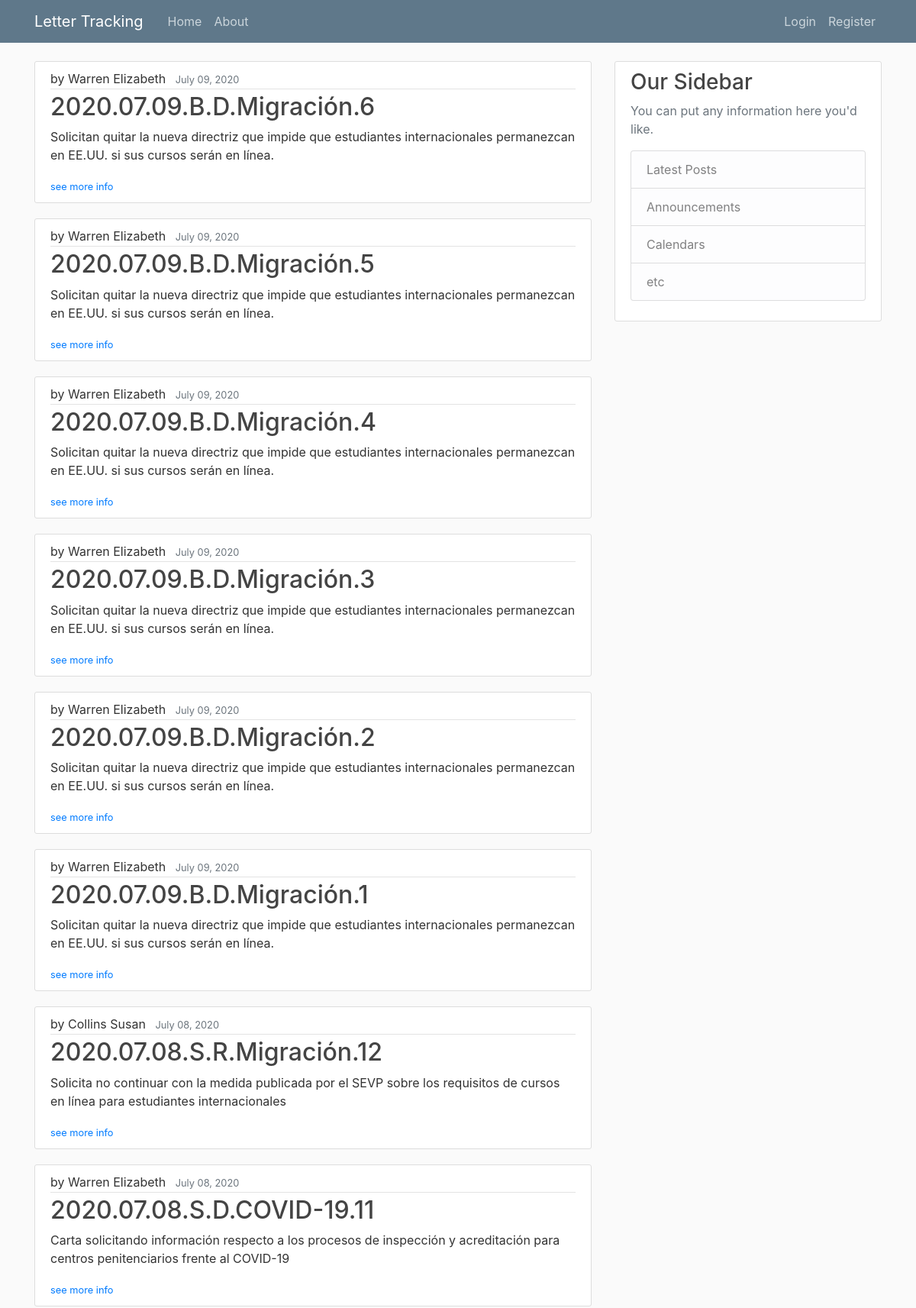
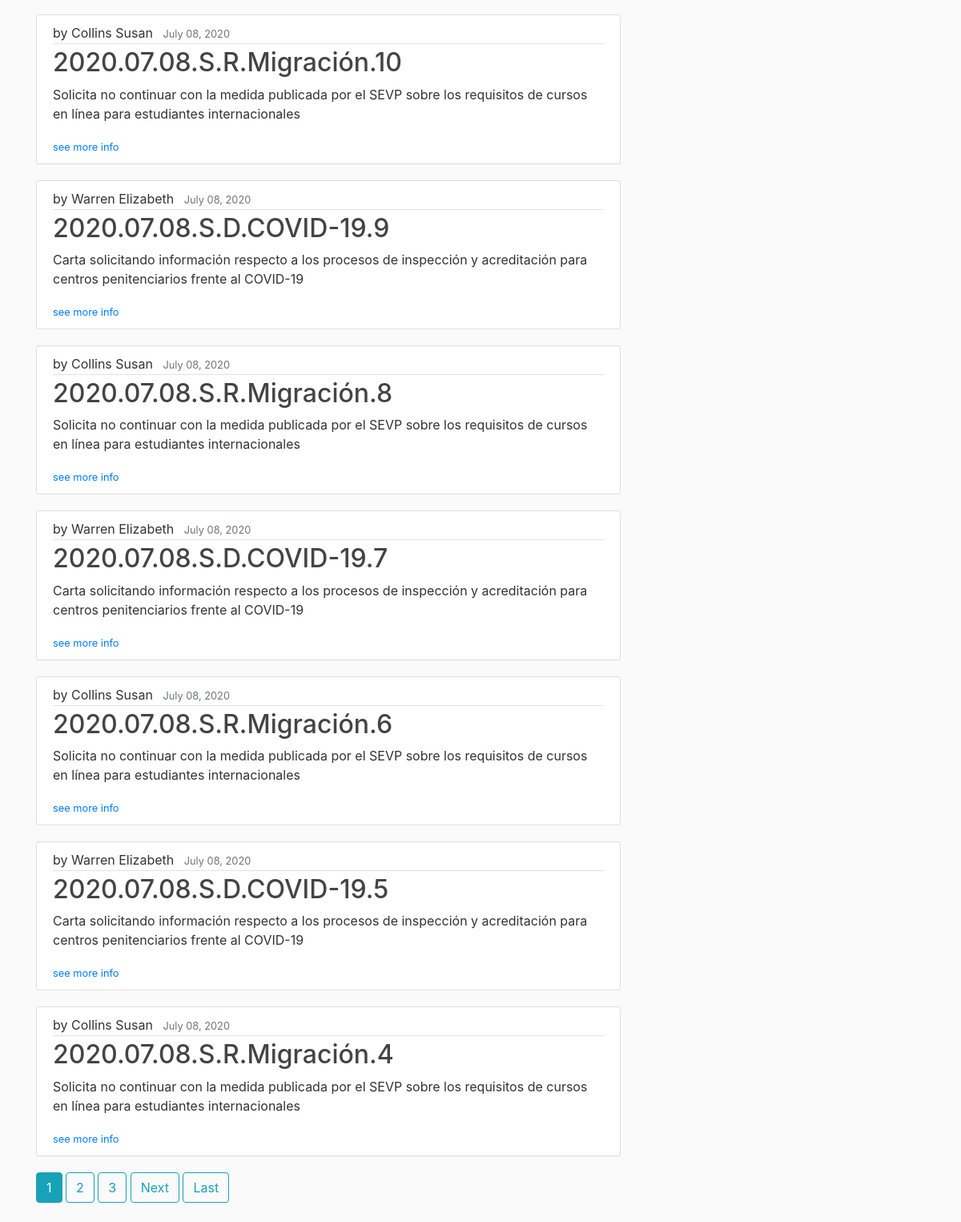
/, run on an earlier commit of the app's database (2 pictures, top to bottom).
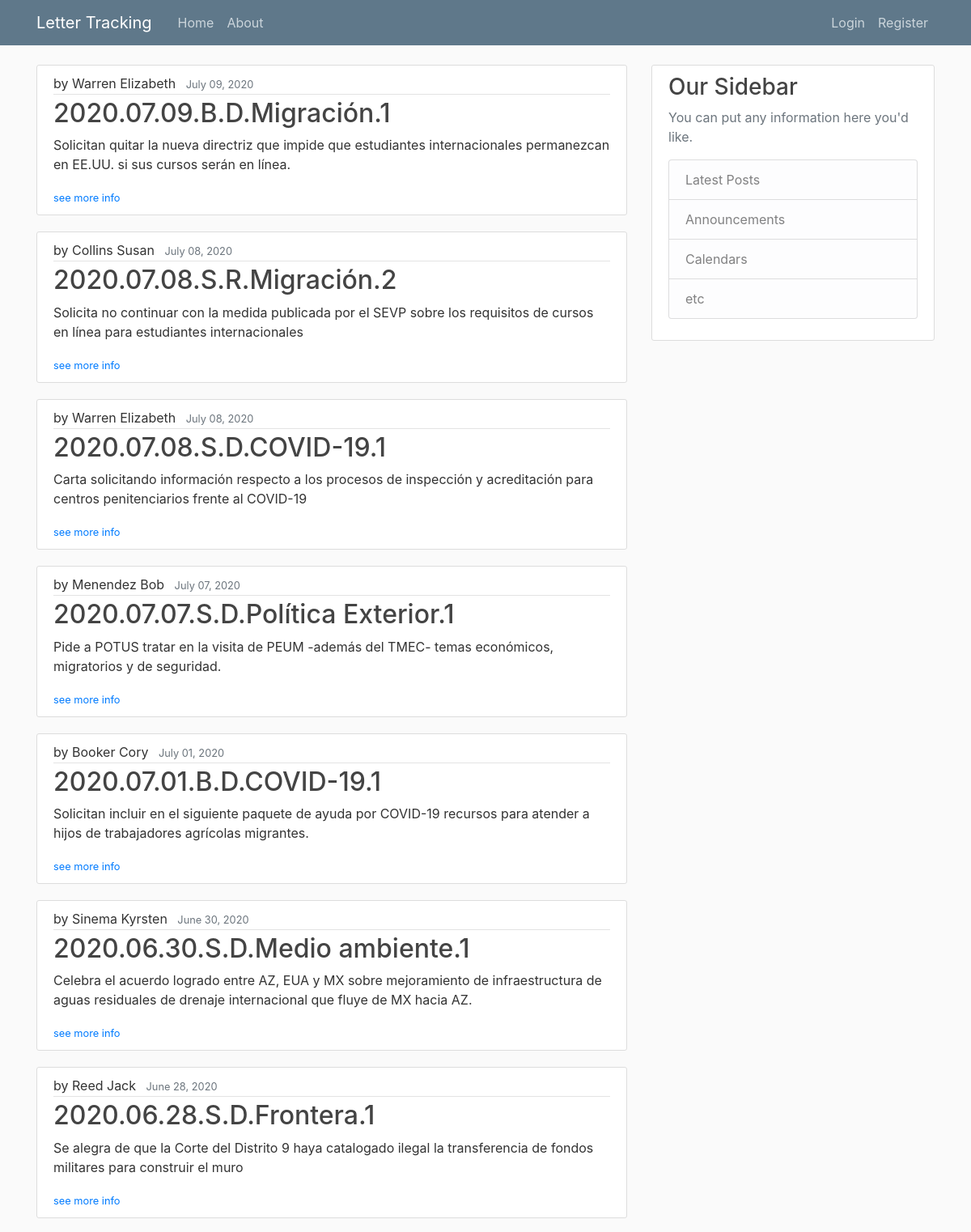
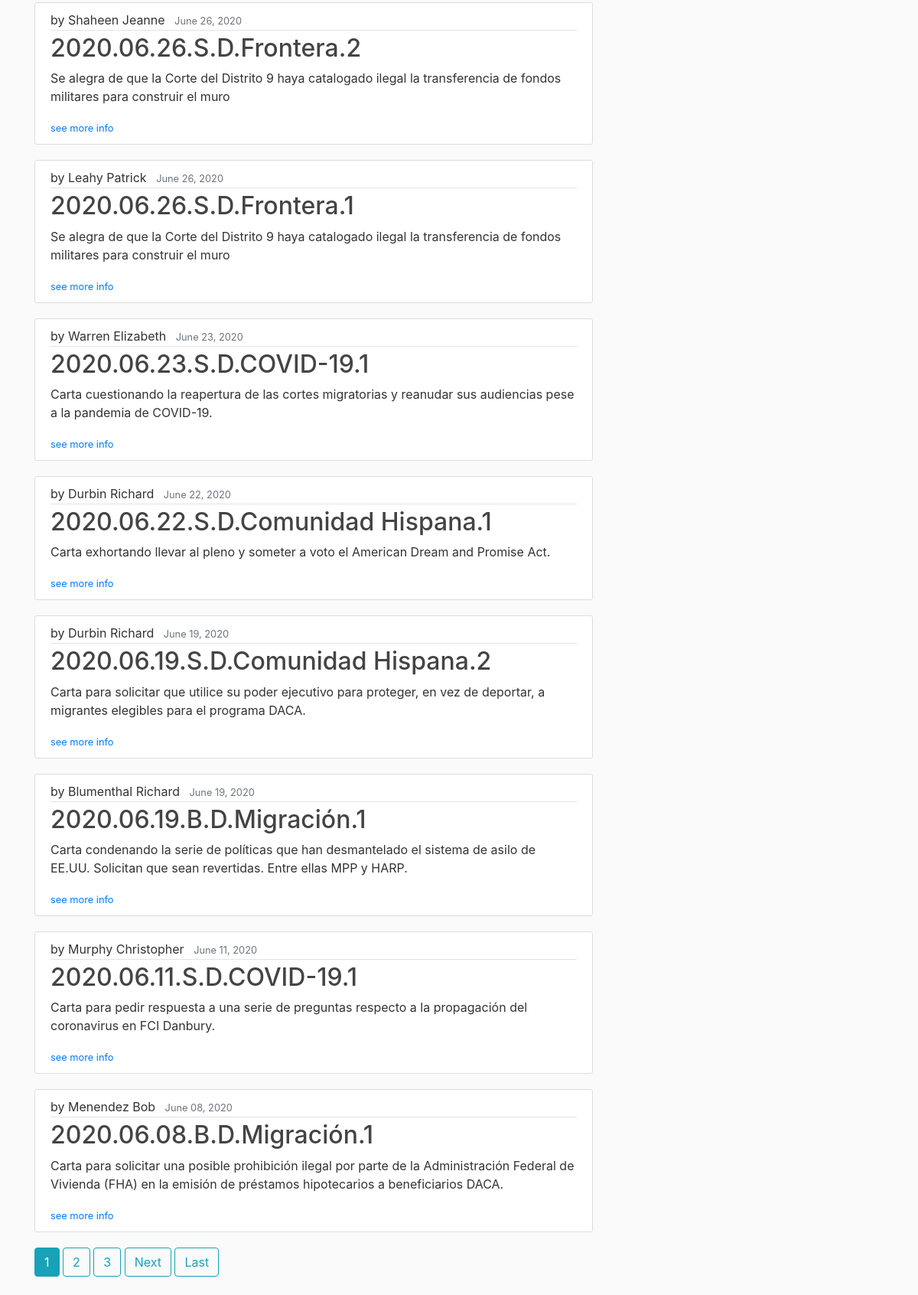
And on a later commit of the database (2 pictures, top to bottom).
### letter_tracking/models.py (models this page shows, shortened)
class Letter(models.Model):
    class PolParties(models.TextChoices):
        D = 'D', _('Democrat')
        R = 'R', _('Republican')
        I = 'I', _('Independent')
    class RepSen(models.TextChoices):
        REP = 'Rep.', _('Representative')
        SEN = 'Sen.', _('Senator')
    class Chamber(models.TextChoices):
        BI = 'B', _('Bicameral')
        S = 'S', _('Senado')
        C = 'C', _('Congreso')
    class Statements(models.TextChoices):
        Carta = 'Carta'
        Consulta = 'Consulta'
        Declaracion = 'Declaración'
    class Support(models.TextChoices):
        rep = 'Republicano', _('Republican')
        dem = 'Demócrata', _('Democrat')
        bi= 'Bipartidista', _('Bipartisan')
    class Sentiment(models.TextChoices):
        Pos = 1, _('Positive')
        Neut = 2, _('Neutral')
        Neg = 3, _('Negative')
    class Dummy(models.TextChoices):
        y = 1, _('Yes')
        n = 0, _('No')
    topic = models.CharField(max_length=25)
    specific_topic = models.CharField(max_length=100)
    date = models.DateTimeField(help_text="Enter dates in <em>MM/DD/YYYY</em> format")
    kind_of_statement = models.CharField(max_length=15,
                                        choices=Statements.choices)
    description = models.TextField(verbose_name=_('Short Description'))
    positive_MX = models.CharField(max_length=8,
                                    choices=Sentiment.choices,
                                    verbose_name=_('Positive for Mexico?'))
    MX_mentioned = models.CharField(max_length=3,
                                    choices=Dummy.choices,
                                    verbose_name=_('Was Mexico directly mentioned?'))
    recipient = models.CharField(max_length=50, verbose_name=_('Recipient(s)'))
    chamber = models.CharField(max_length=9,
                                 choices=Chamber.choices,
                                 verbose_name=_('Letter\'s Chamber of Origin'))
    kind_statement_party = models.CharField(max_length=12,
                                            choices=Support.choices)
    legislator = models.CharField(max_length=60,
                                 verbose_name=_('Legislator Name'),
                                 help_text=
                                 "Names are displayed in <em>Last Name, First Name</em> format")
    cosigners = models.CharField(max_length=500)
    party = models.CharField(max_length=11,
                            choices=PolParties.choices)
    rep_or_sen = models.CharField(max_length=4,
                                 choices=RepSen.choices,
                                 verbose_name=_('Representative or Senator'))
    caucus = models.CharField(max_length=100)
    link = models.URLField("Letter URL")
    date_posted = models.DateTimeField(default=timezone.now)
    posted_by = models.ForeignKey(User,
                                 on_delete=models.SET_NULL, null=True)
    comments =  models.TextField(default='N/a')
    action = models.CharField(max_length=100)
    notice_num = models.CharField(max_length=30,
                                verbose_name=_('If a notice was sent, specify the number'),
                                default='N/a')
    choices_ = [('one', 'ONE'), ('two', 'TWO')]
    @property
    def consecutive_number(self):
        daily_order = list(Letter.objects.filter(date=self.date).order_by('date'))
        return daily_order.index(self) + 1
    @property
    def title(self):
        return str(self.date)[:10].replace('-', '.') + '.' + str(self.chamber)[0] +\
                '.' + str(self.party) + '.' + str(self.topic) + '.' + str(self.consecutive_number)

### letter_tracking/views.py (the view)
# urls.py: path('', LetterListView.as_view(), name='letter_tracking-home'),
class LetterListView(ListView):
    model = Letter
    template_name = 'letter_tracking/home.html'
    context_object_name = 'letters'
    ordering = ['-date', '-date_posted']
    paginate_by = 15

### letter_tracking/templates/letter_tracking/home.html (shortened to what this page needs)
{%extends "letter_tracking/base.html" %}
{% block content %}
    {% for letter in letters %}
        <article class="media content-section">
            <div class="media-body">
                <div class="article-metadata">
                    <a class="mr-2" >by {{ letter.legislator }}</a>
                    <small class="text-muted">{{ letter.date | date:"F d, Y" }}</small>
                </div>
                <h2><a class="article-title">{{ letter.title }}</a></h2>
                <p class="article-content">{{ letter.description }}</p>
                <div> <small> <a  href="{% url 'letter-detail' letter.id%}">see more info</a></small></div>
            </div>
        </article>
    {% endfor %}
    {% if is_paginated %}
        {% for num in page_obj.paginator.page_range %}
            {% if page_obj.number == num %}
                <a class="btn btn-info mb-4" href="?page={{ num }}">{{ num }}</a>
            {% elif num > page_obj.number|add:'-3' and num < page_obj.number|add:'3' %}
                <a class="btn btn-outline-info mb-4" href="?page={{ num }}">{{ num }}</a>
            {% endif %}
        {% endfor %}
        {% if page_obj.has_next %}
            <a class="btn btn-outline-info mb-4" href="?page={{ page_obj.next_page_number }}">Next</a>
            <a class="btn btn-outline-info mb-4" href="?page={{ page_obj.paginator.num_pages }}">Last</a>
        {% endif %}
    {% endif %}
{% endblock content %}

### letter_tracking/templates/letter_tracking/base.html (shortened to what this page needs)
{% load static %}
<!DOCTYPE html>
<html>
    <head>
        <link rel="stylesheet" href="https://maxcdn.bootstrapcdn.com/bootstrap/4.0.0/css/bootstrap.min.css">
        <link rel="stylesheet" type="text/css" href=" {% static 'letter_tracking/main.css' %}">
    </head>
    <body>
    <header class="site-header">
        <nav class="navbar navbar-expand-md navbar-dark bg-steel fixed-top">
            <div class="container">
                <a class="navbar-brand mr-4" href="{% url 'letter_tracking-home'%}">Letter Tracking</a>
                <div class="collapse navbar-collapse" id="navbarToggle">
                    <div class="navbar-nav mr-auto">
                        <a class="nav-item nav-link" href="{% url 'letter_tracking-home'%}">Home</a>
                        <a class="nav-item nav-link" href="{% url 'letter_tracking-about'%}">About</a>
                    </div>
                    <div class="navbar-nav">
                        {% if user.is_authenticated %}
                            <a class="nav-item nav-link" href="{% url 'letter-create' %}">New Letter</a>
                            <a class="nav-item nav-link" href="{% url 'profile' %}">Profile</a>
                            <a class="nav-item nav-link" href="{% url 'logout' %}">Logout</a>
                        {% else %}
                            <a class="nav-item nav-link" href="{% url 'login' %}">Login</a>
                            <a class="nav-item nav-link" href="{% url 'register' %}">Register</a>
                        {% endif %}
                    </div>
                </div>
            </div>
        </nav>
    </header>
    <main role="main" class="container">
        <div class="row">
        <div class="col-md-8">
            {% block content %}{% endblock %}
        </div>
        <div class="col-md-4">
            <div class="content-section">
            <h3>Our Sidebar</h3>
            <p class='text-muted'>You can put any information here you'd like.
                <ul class="list-group">
                <li class="list-group-item list-group-item-light">Latest Posts</li>
                <li class="list-group-item list-group-item-light">Announcements</li>
                <li class="list-group-item list-group-item-light">Calendars</li>
                <li class="list-group-item list-group-item-light">etc</li>
                </ul>
            </p>
            </div>
        </div>
        </div>
    </main>
    </body>
</html>

### letter_tracking/static/letter_tracking/main.css (style rules this page uses)
body { background: #fafafa; color: #333333; margin-top: 5rem; }
h1, h2, h3, h4, h5, h6 { color: #444444; }
ul { margin: 0; }
.bg-steel { background-color: #5f788a; }
.site-header .navbar-nav .nav-link { color: #cbd5db; }
.content-section { background: #ffffff; padding: 10px 20px; border: 1px solid #dddddd; border-radius: 3px; margin-bottom: 20px; }
.article-title { color: #444444; }
.article-content { white-space: pre-line; }
.article-metadata { padding-bottom: 1px; margin-bottom: 4px; border-bottom: 1px solid #e3e3e3 }

What changed in the data, as far as the page shows it:
removed Letter: legislator "Warren Elizabeth", date "July 09, 2020", title "2020.07.09.B.D.Migración.6", description "Solicitan quitar la nueva directriz que impide que estudiantes internacionales permanezcan en EE.UU. si sus cursos serán en línea."
removed Letter: legislator "Warren Elizabeth", date "July 09, 2020", title "2020.07.09.B.D.Migración.5", description "Solicitan quitar la nueva directriz que impide que estudiantes internacionales permanezcan en EE.UU. si sus cursos serán en línea."
removed Letter: legislator "Warren Elizabeth", date "July 09, 2020", title "2020.07.09.B.D.Migración.4", description "Solicitan quitar la nueva directriz que impide que estudiantes internacionales permanezcan en EE.UU. si sus cursos serán en línea."
removed Letter: legislator "Warren Elizabeth", date "July 09, 2020", title "2020.07.09.B.D.Migración.3", description "Solicitan quitar la nueva directriz que impide que estudiantes internacionales permanezcan en EE.UU. si sus cursos serán en línea."
removed Letter: legislator "Warren Elizabeth", date "July 09, 2020", title "2020.07.09.B.D.Migración.2", description "Solicitan quitar la nueva directriz que impide que estudiantes internacionales permanezcan en EE.UU. si sus cursos serán en línea."
removed Letter: legislator "Collins Susan", date "July 08, 2020", title "2020.07.08.S.R.Migración.12", description "Solicita no continuar con la medida publicada por el SEVP sobre los requisitos de cursos en línea para estudiantes internacionales"
removed Letter: legislator "Warren Elizabeth", date "July 08, 2020", title "2020.07.08.S.D.COVID-19.11", description "Carta solicitando información respecto a los procesos de inspección y acreditación para centros penitenciarios frente al COVID-19"
removed Letter: legislator "Collins Susan", date "July 08, 2020", title "2020.07.08.S.R.Migración.10", description "Solicita no continuar con la medida publicada por el SEVP sobre los requisitos de cursos en línea para estudiantes internacionales"
removed Letter: legislator "Warren Elizabeth", date "July 08, 2020", title "2020.07.08.S.D.COVID-19.9", description "Carta solicitando información respecto a los procesos de inspección y acreditación para centros penitenciarios frente al COVID-19"
removed Letter: legislator "Collins Susan", date "July 08, 2020", title "2020.07.08.S.R.Migración.8", description "Solicita no continuar con la medida publicada por el SEVP sobre los requisitos de cursos en línea para estudiantes internacionales"
removed Letter: legislator "Warren Elizabeth", date "July 08, 2020", title "2020.07.08.S.D.COVID-19.7", description "Carta solicitando información respecto a los procesos de inspección y acreditación para centros penitenciarios frente al COVID-19"
removed Letter: legislator "Collins Susan", date "July 08, 2020", title "2020.07.08.S.R.Migración.6", description "Solicita no continuar con la medida publicada por el SEVP sobre los requisitos de cursos en línea para estudiantes internacionales"
removed Letter: legislator "Warren Elizabeth", date "July 08, 2020", title "2020.07.08.S.D.COVID-19.5", description "Carta solicitando información respecto a los procesos de inspección y acreditación para centros penitenciarios frente al COVID-19"
removed Letter: legislator "Collins Susan", date "July 08, 2020", title "2020.07.08.S.R.Migración.4", description "Solicita no continuar con la medida publicada por el SEVP sobre los requisitos de cursos en línea para estudiantes internacionales"
added Letter: legislator "Collins Susan", date "July 08, 2020", title "2020.07.08.S.R.Migración.2", description "Solicita no continuar con la medida publicada por el SEVP sobre los requisitos de cursos en línea para estudiantes internacionales"
added Letter: legislator "Warren Elizabeth", date "July 08, 2020", title "2020.07.08.S.D.COVID-19.1", description "Carta solicitando información respecto a los procesos de inspección y acreditación para centros penitenciarios frente al COVID-19"
added Letter: legislator "Menendez Bob", date "July 07, 2020", title "2020.07.07.S.D.Política Exterior.1", description "Pide a POTUS tratar en la visita de PEUM -además del TMEC- temas económicos, migratorios y de seguridad."
added Letter: legislator "Booker Cory", date "July 01, 2020", title "2020.07.01.B.D.COVID-19.1", description "Solicitan incluir en el siguiente paquete de ayuda por COVID-19 recursos para atender a hijos de trabajadores agrícolas migrantes."
added Letter: legislator "Sinema Kyrsten", date "June 30, 2020", title "2020.06.30.S.D.Medio ambiente.1", description "Celebra el acuerdo logrado entre AZ, EUA y MX sobre mejoramiento de infraestructura de aguas residuales de drenaje internacional que fluye de MX hacia AZ."
added Letter: legislator "Reed Jack", date "June 28, 2020", title "2020.06.28.S.D.Frontera.1", description "Se alegra de que la Corte del Distrito 9 haya catalogado ilegal la transferencia de fondos militares para construir el muro"
added Letter: legislator "Shaheen Jeanne", date "June 26, 2020", title "2020.06.26.S.D.Frontera.2", description "Se alegra de que la Corte del Distrito 9 haya catalogado ilegal la transferencia de fondos militares para construir el muro"
added Letter: legislator "Leahy Patrick", date "June 26, 2020", title "2020.06.26.S.D.Frontera.1", description "Se alegra de que la Corte del Distrito 9 haya catalogado ilegal la transferencia de fondos militares para construir el muro"
added Letter: legislator "Warren Elizabeth", date "June 23, 2020", title "2020.06.23.S.D.COVID-19.1", description "Carta cuestionando la reapertura de las cortes migratorias y reanudar sus audiencias pese a la pandemia de COVID-19."
added Letter: legislator "Durbin Richard", date "June 22, 2020", title "2020.06.22.S.D.Comunidad Hispana.1", description "Carta exhortando llevar al pleno y someter a voto el American Dream and Promise Act."
added Letter: legislator "Durbin Richard", date "June 19, 2020", title "2020.06.19.S.D.Comunidad Hispana.2", description "Carta para solicitar que utilice su poder ejecutivo para proteger, en vez de deportar, a migrantes elegibles para el programa DACA."
added Letter: legislator "Blumenthal Richard", date "June 19, 2020", title "2020.06.19.B.D.Migración.1", description "Carta condenando la serie de políticas que han desmantelado el sistema de asilo de EE.UU. Solicitan que sean revertidas. Entre ellas MPP y HARP."
added Letter: legislator "Murphy Christopher", date "June 11, 2020", title "2020.06.11.S.D.COVID-19.1", description "Carta para pedir respuesta a una serie de preguntas respecto a la propagación del coronavirus en FCI Danbury."
added Letter: legislator "Menendez Bob", date "June 08, 2020", title "2020.06.08.B.D.Migración.1", description "Carta para solicitar una posible prohibición ilegal por parte de la Administración Federal de Vivienda (FHA) en la emisión de préstamos hipotecarios a beneficiarios DACA."
